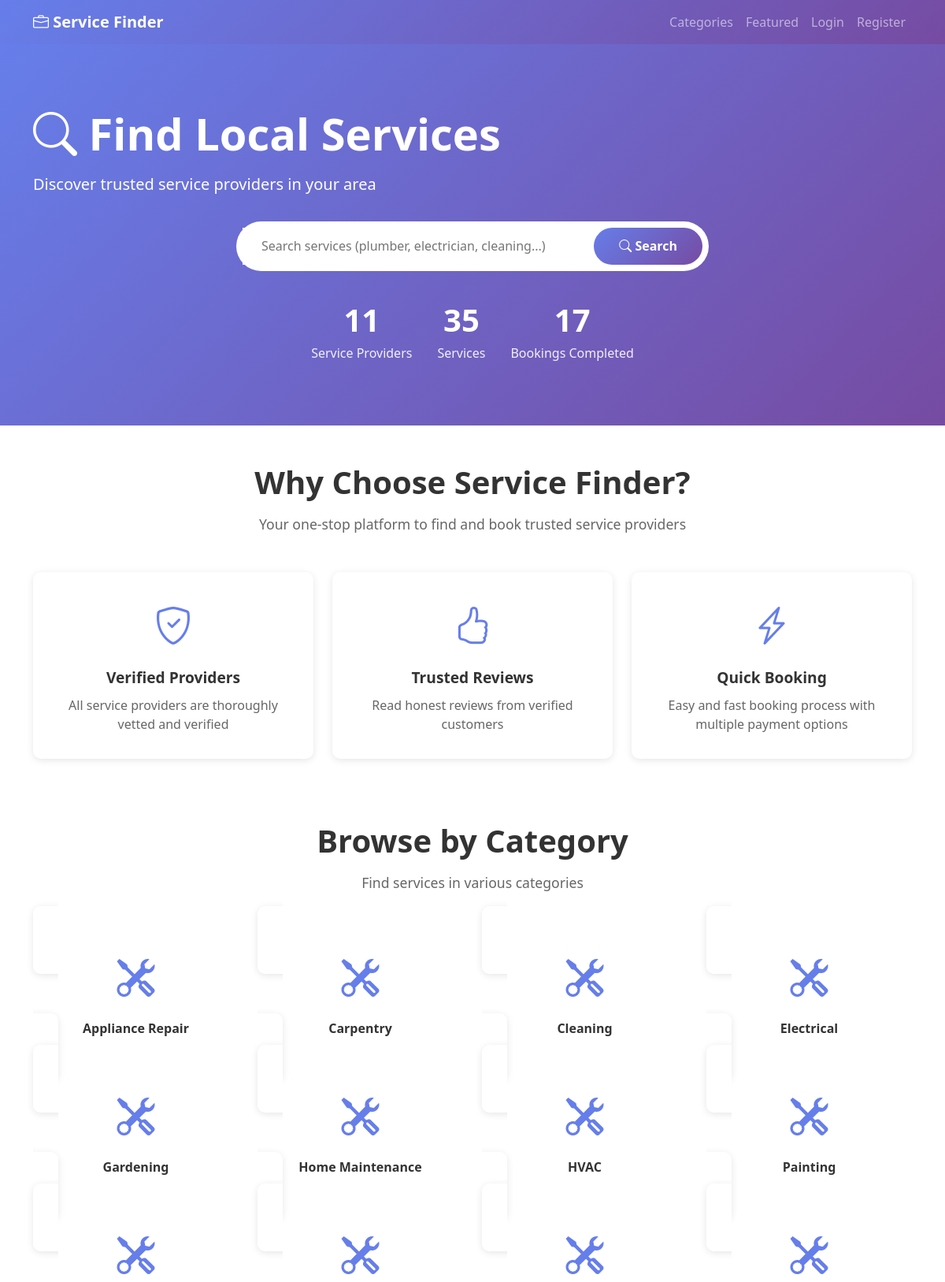
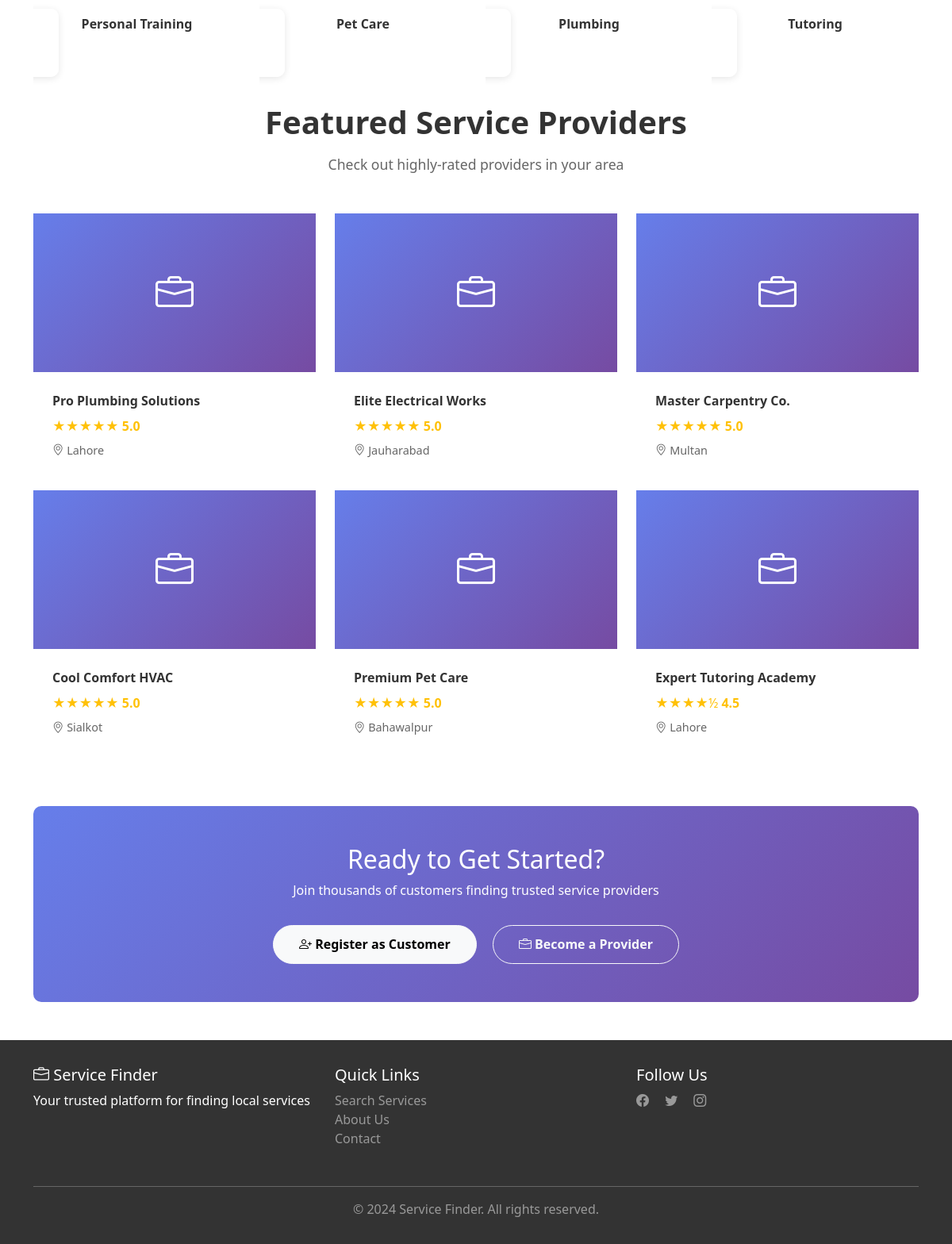
The page / on the database its author committed (2 pictures, top to bottom).
### tables this page shows
CREATE TABLE service_categories (
    category_id INT PRIMARY KEY AUTO_INCREMENT,
    category_name VARCHAR(100) UNIQUE NOT NULL,
    description TEXT,
    icon VARCHAR(50),
    created_at TIMESTAMP DEFAULT CURRENT_TIMESTAMP
);

CREATE TABLE service_providers (
    provider_id INT PRIMARY KEY AUTO_INCREMENT,
    user_id INT NOT NULL UNIQUE,
    business_name VARCHAR(150) NOT NULL,
    business_description TEXT,
    category_id INT NOT NULL,
    business_phone VARCHAR(15),
    business_email VARCHAR(100),
    website VARCHAR(255),
    business_address TEXT,
    business_city VARCHAR(100),
    business_state VARCHAR(100),
    business_zip VARCHAR(10),
    latitude DECIMAL(10, 8),
    longitude DECIMAL(11, 8),
    years_of_experience INT,
    average_rating DECIMAL(3, 2) DEFAULT 0.00,
    total_reviews INT DEFAULT 0,
    total_jobs_completed INT DEFAULT 0,
    is_verified BOOLEAN DEFAULT FALSE,
    is_active BOOLEAN DEFAULT TRUE,
    profile_image VARCHAR(255),
    cover_image VARCHAR(255),
    created_at TIMESTAMP DEFAULT CURRENT_TIMESTAMP,
    updated_at TIMESTAMP DEFAULT CURRENT_TIMESTAMP ON UPDATE CURRENT_TIMESTAMP,
    FOREIGN KEY (user_id) REFERENCES users(user_id) ON DELETE CASCADE,
    FOREIGN KEY (category_id) REFERENCES service_categories(category_id),
    INDEX idx_category (category_id),
    INDEX idx_city (business_city),
    INDEX idx_rating (average_rating)
);

CREATE TABLE users (
    user_id INT PRIMARY KEY AUTO_INCREMENT,
    username VARCHAR(100) UNIQUE NOT NULL,
    email VARCHAR(100) UNIQUE NOT NULL,
    password VARCHAR(255) NOT NULL,
    first_name VARCHAR(100),
    last_name VARCHAR(100),
    phone VARCHAR(15),
    address TEXT,
    city VARCHAR(100),
    state VARCHAR(100),
    zip_code VARCHAR(10),
    profile_image VARCHAR(255),
    user_type ENUM('customer', 'service_provider') DEFAULT 'customer',
    is_verified BOOLEAN DEFAULT FALSE,
    created_at TIMESTAMP DEFAULT CURRENT_TIMESTAMP,
    updated_at TIMESTAMP DEFAULT CURRENT_TIMESTAMP ON UPDATE CURRENT_TIMESTAMP
);

### database_connection.php (called while the page is built, shortened)
<?php
function executeQuery($conn, $query, $types = '', $params = []) {
    $stmt = $conn->prepare($query);
    if (!$stmt->execute()) {
        return ['success' => false, 'error' => $stmt->error];
    }
    return ['success' => true, 'stmt' => $stmt];
}
function getSingleResult($conn, $query, $types = '', $params = []) {
    $result = executeQuery($conn, $query, $types, $params);
    $stmt = $result['stmt'];
    $result = $stmt->get_result();
    $row = $result->fetch_assoc();
    return $row;
}
function getMultipleResults($conn, $query, $types = '', $params = []) {
    $result = executeQuery($conn, $query, $types, $params);
    $stmt = $result['stmt'];
    $result = $stmt->get_result();
    $rows = [];
    while ($row = $result->fetch_assoc()) {
        $rows[] = $row;
    }
    return $rows;
}
function isLoggedIn() {
    return isset($_SESSION['user_id']) && isset($_SESSION['username']);
}

### helpers.php (called while the page is built, shortened)
<?php
function truncateText($text, $length = 100, $suffix = '...') {
    if (strlen($text) <= $length) {
        return $text;
    }
    return substr($text, 0, $length - strlen($suffix)) . $suffix;
}
function getStarRating($rating) {
    $full_stars = floor($rating);
    $half_star = ($rating - $full_stars) >= 0.5 ? 1 : 0;
    $empty_stars = 5 - $full_stars - $half_star;
    $html = '';
    for ($i = 0; $i < $full_stars; $i++) {
        $html .= '★';
    }
    if ($half_star) {
        $html .= '½';
    }
    for ($i = 0; $i < $empty_stars; $i++) {
        $html .= '☆';
    }
    return $html;
}
?>

### index.php (the view, shortened to what this page needs)
<?php
include 'database_connection.php';
include 'helpers.php';
$statsQuery = "SELECT
              COUNT(DISTINCT p.provider_id) as providers,
              COUNT(DISTINCT s.service_id) as services,
              COUNT(DISTINCT b.booking_id) as bookings
              FROM service_providers p
              LEFT JOIN services s ON p.provider_id = s.provider_id
              LEFT JOIN bookings b ON p.provider_id = b.provider_id";
$siteStats = getSingleResult($conn, $statsQuery, '', []);
$featuredQuery = "SELECT sp.*, u.city, u.state,
                 COUNT(r.review_id) as review_count,
                 AVG(r.rating) as avg_rating
                 FROM service_providers sp
                 JOIN users u ON sp.user_id = u.user_id
                 LEFT JOIN reviews r ON sp.provider_id = r.provider_id
                 WHERE sp.is_active = 1 AND sp.is_verified = 1
                 GROUP BY sp.provider_id
                 ORDER BY avg_rating DESC, review_count DESC
                 LIMIT 6";
$featured = getMultipleResults($conn, $featuredQuery, '', []);
$categories = getMultipleResults($conn, "SELECT * FROM service_categories ORDER BY category_name LIMIT 12");
?>
<!DOCTYPE html>
<html lang="en">
<head>
    <link href="https://cdn.jsdelivr.net/npm/bootstrap@5.3.0/dist/css/bootstrap.min.css" rel="stylesheet">
    <link rel="stylesheet" href="https://cdn.jsdelivr.net/npm/bootstrap-icons@1.11.0/font/bootstrap-icons.css">
</head>
<body>
    <nav class="navbar navbar-expand-lg navbar-dark" style="background: linear-gradient(135deg, #667eea 0%, #764ba2 100%);">
        <div class="container">
            <a class="navbar-brand fw-bold" href="index.php">
                <i class="bi bi-briefcase"></i> Service Finder
            </a>
            <div class="collapse navbar-collapse" id="navbarNav">
                <ul class="navbar-nav ms-auto">
                    <li class="nav-item">
                        <a class="nav-link" href="#categories">Categories</a>
                    </li>
                    <li class="nav-item">
                        <a class="nav-link" href="#featured">Featured</a>
                    </li>
                    <?php if (isLoggedIn()): ?>
                        <li class="nav-item">
                            <a class="nav-link" href="dashboard.php">Dashboard</a>
                        </li>
                        <li class="nav-item">
                            <a class="nav-link" href="logout.php">Logout</a>
                        </li>
                    <?php else: ?>
                        <li class="nav-item">
                            <a class="nav-link" href="login.php">Login</a>
                        </li>
                        <li class="nav-item">
                            <a class="nav-link" href="user_registeration.php">Register</a>
                        </li>
                    <?php endif; ?>
                </ul>
            </div>
        </div>
    </nav>
    <div class="hero">
        <div class="container">
            <h1><i class="bi bi-search"></i> Find Local Services</h1>
            <p>Discover trusted service providers in your area</p>
            <form action="search.php" method="GET" class="search-box">
                <input type="text" name="keyword" placeholder="Search services (plumber, electrician, cleaning...)" required>
                <button type="submit"><i class="bi bi-search"></i> Search</button>
            </form>
            <div class="stats">
                <div class="stat">
                    <div class="stat-number"><?php echo $siteStats['providers'] ?? 0; ?></div>
                    <div class="stat-label">Service Providers</div>
                </div>
                <div class="stat">
                    <div class="stat-number"><?php echo $siteStats['services'] ?? 0; ?></div>
                    <div class="stat-label">Services</div>
                </div>
                <div class="stat">
                    <div class="stat-number"><?php echo $siteStats['bookings'] ?? 0; ?></div>
                    <div class="stat-label">Bookings Completed</div>
                </div>
            </div>
        </div>
    </div>
    <div class="container">
        <div class="section-header">
            <h2>Why Choose Service Finder?</h2>
            <p>Your one-stop platform to find and book trusted service providers</p>
        </div>
        <div class="row mb-5">
            <div class="col-md-4">
                <div class="feature-box">
                    <div class="feature-icon"><i class="bi bi-shield-check"></i></div>
                    <div class="feature-title">Verified Providers</div>
                    <div class="feature-description">All service providers are thoroughly vetted and verified</div>
                </div>
            </div>
            <div class="col-md-4">
                <div class="feature-box">
                    <div class="feature-icon"><i class="bi bi-hand-thumbs-up"></i></div>
                    <div class="feature-title">Trusted Reviews</div>
                    <div class="feature-description">Read honest reviews from verified customers</div>
                </div>
            </div>
            <div class="col-md-4">
                <div class="feature-box">
                    <div class="feature-icon"><i class="bi bi-lightning-charge"></i></div>
                    <div class="feature-title">Quick Booking</div>
                    <div class="feature-description">Easy and fast booking process with multiple payment options</div>
                </div>
            </div>
        </div>
        <div class="section-header" id="categories">
            <h2>Browse by Category</h2>
            <p>Find services in various categories</p>
        </div>
        <div class="row mb-5">
            <?php foreach ($categories as $cat): ?>
                <div class="col-md-4 col-lg-3 mb-3">
                    <a href="search.php?category=<?php echo $cat['category_id']; ?>" class="category-card">
                        <div class="category-icon">
                            <i class="bi bi-tools"></i>
                        </div>
                        <div class="category-name"><?php echo htmlspecialchars($cat['category_name']); ?></div>
                    </a>
                </div>
            <?php endforeach; ?>
        </div>
        <div class="section-header" id="featured">
            <h2>Featured Service Providers</h2>
            <p>Check out highly-rated providers in your area</p>
        </div>
        <div class="row mb-5">
            <?php foreach ($featured as $provider): ?>
                <div class="col-md-6 col-lg-4 mb-3">
                    <a href="provider-profile.php?id=<?php echo $provider['provider_id']; ?>" class="provider-card">
                        <div class="provider-image">
                            <i class="bi bi-briefcase"></i>
                        </div>
                        <div class="provider-content">
                            <div class="provider-name"><?php echo htmlspecialchars(truncateText($provider['business_name'], 25)); ?></div>
                            <div class="provider-rating">
                                <?php echo getStarRating($provider['avg_rating'] ?? 0); ?>
                                <strong><?php echo number_format($provider['avg_rating'] ?? 0, 1); ?></strong>
                            </div>
                            <div class="provider-location">
                                <i class="bi bi-geo-alt"></i> <?php echo htmlspecialchars($provider['city']); ?>
                            </div>
                        </div>
                    </a>
                </div>
            <?php endforeach; ?>
        </div>
        <div class="cta-section">
            <h2>Ready to Get Started?</h2>
            <p>Join thousands of customers finding trusted service providers</p>
            <?php if (!isLoggedIn()): ?>
                <div style="margin-top: 2rem;">
                    <a href="user_registeration.php?type=customer" class="btn btn-light" style="padding: 0.7rem 2rem; border-radius: 50px; font-weight: 600; margin-right: 1rem;">
                        <i class="bi bi-person-plus"></i> Register as Customer
                    </a>
                    <a href="user_registeration.php?type=provider" class="btn btn-outline-light" style="padding: 0.7rem 2rem; border-radius: 50px; font-weight: 600;">
                        <i class="bi bi-briefcase"></i> Become a Provider
                    </a>
                </div>
            <?php endif; ?>
        </div>
    </div>
    <footer>
        <div class="container">
            <div class="row">
                <div class="col-md-4 mb-3">
                    <h5><i class="bi bi-briefcase"></i> Service Finder</h5>
                    <p>Your trusted platform for finding local services</p>
                </div>
                <div class="col-md-4 mb-3">
                    <h5>Quick Links</h5>
                    <ul class="list-unstyled">
                        <li><a href="search.php" class="text-white-50" style="text-decoration: none;">Search Services</a></li>
                        <li><a href="#" class="text-white-50" style="text-decoration: none;">About Us</a></li>
                        <li><a href="#" class="text-white-50" style="text-decoration: none;">Contact</a></li>
                    </ul>
                </div>
                <div class="col-md-4 mb-3">
                    <h5>Follow Us</h5>
                    <div>
                        <a href="#" class="text-white-50" style="text-decoration: none; margin-right: 1rem;"><i class="bi bi-facebook"></i></a>
                        <a href="#" class="text-white-50" style="text-decoration: none; margin-right: 1rem;"><i class="bi bi-twitter"></i></a>
                        <a href="#" class="text-white-50" style="text-decoration: none;"><i class="bi bi-instagram"></i></a>
                    </div>
                </div>
            </div>
            <hr style="background-color: #555;">
            <p class="text-center text-white-50 mb-0">&copy; 2024 Service Finder. All rights reserved.</p>
        </div>
    </footer>
</body>
</html>

### index.php (style rules this page uses)
.hero { background: linear-gradient(135deg, #667eea 0%, #764ba2 100%); color: white; padding: 5rem 0; margin-bottom: 3rem; }
.hero h1 { font-size: 3.5rem; font-weight: bold; margin-bottom: 1rem; }
.hero p { font-size: 1.25rem; margin-bottom: 2rem; }
.search-box { background: white; border-radius: 50px; padding: 0.5rem; display: flex; gap: 0.5rem; max-width: 600px; margin: 0 auto 2rem; }
.search-box input { border: none; padding: 0.7rem 1.5rem; flex: 1; outline: none; }
.search-box button { background: linear-gradient(135deg, #667eea 0%, #764ba2 100%); border: none; color: white; padding: 0.7rem 2rem; border-radius: 50px; cursor: pointer; font-weight: 600; }
.stats { display: flex; gap: 2rem; justify-content: center; margin-top: 2rem; flex-wrap: wrap; }
.stat { text-align: center; }
.stat-number { font-size: 2.5rem; font-weight: bold; }
.stat-label { opacity: 0.9; }
.category-card { background: white; border-radius: 10px; padding: 2rem; text-align: center; box-shadow: 0 2px 10px rgba(0,0,0,0.1); transition: transform 0.3s, box-shadow 0.3s; cursor: pointer; text-decoration: none; color: inherit; }
.category-icon { font-size: 3rem; color: #667eea; margin-bottom: 1rem; }
.category-name { font-weight: 600; color: #333; }
.provider-card { background: white; border-radius: 10px; overflow: hidden; box-shadow: 0 2px 10px rgba(0,0,0,0.1); transition: transform 0.3s, box-shadow 0.3s; text-decoration: none; color: inherit; }
.provider-image { width: 100%; height: 200px; background: linear-gradient(135deg, #667eea 0%, #764ba2 100%); display: flex; align-items: center; justify-content: center; font-size: 3rem; color: white; }
.provider-content { padding: 1.5rem; }
.provider-name { font-weight: bold; color: #333; margin-bottom: 0.5rem; }
.provider-rating { color: #ffc107; margin-bottom: 0.5rem; }
.provider-location { color: #666; font-size: 0.9rem; }
.section-header { text-align: center; margin-bottom: 3rem; }
.section-header h2 { font-size: 2.5rem; font-weight: bold; margin-bottom: 1rem; color: #333; }
.section-header p { font-size: 1.1rem; color: #666; }
.feature-box { background: white; border-radius: 10px; padding: 2rem; text-align: center; box-shadow: 0 2px 10px rgba(0,0,0,0.1); margin-bottom: 2rem; }
.feature-icon { font-size: 3rem; color: #667eea; margin-bottom: 1rem; }
.feature-title { font-weight: bold; font-size: 1.2rem; margin-bottom: 0.5rem; color: #333; }
.feature-description { color: #666; }
.cta-section { background: linear-gradient(135deg, #667eea 0%, #764ba2 100%); color: white; padding: 3rem 0; border-radius: 10px; text-align: center; margin: 3rem 0; }
footer { background: #333; color: white; padding: 2rem 0; margin-top: 3rem; }

### rows shown on the page
service_categories: category_name "Appliance Repair"
service_categories: category_name "Carpentry"
service_categories: category_name "Cleaning"
service_categories: category_name "Electrical"
service_categories: category_name "Gardening"
service_categories: category_name "Home Maintenance"
service_categories: category_name "HVAC"
service_categories: category_name "Painting"
service_categories: category_name "Personal Training"
service_categories: category_name "Pet Care"
service_categories: category_name "Plumbing"
service_categories: category_name "Tutoring"
service_providers: business_name "Pro Plumbing Solutions", avg_rating "★★★★★", avg_rating "5.0", user.city "Lahore"
service_providers: business_name "Elite Electrical Works", avg_rating "★★★★★", avg_rating "5.0", user.city "Jauharabad"
service_providers: business_name "Master Carpentry Co.", avg_rating "★★★★★", avg_rating "5.0", user.city "Multan"
service_providers: business_name "Cool Comfort HVAC", avg_rating "★★★★★", avg_rating "5.0", user.city "Sialkot"
service_providers: business_name "Premium Pet Care", avg_rating "★★★★★", avg_rating "5.0", user.city "Bahawalpur"
service_providers: business_name "Expert Tutoring Academy", avg_rating "★★★★½", avg_rating "4.5", user.city "Lahore"

### other values the page prints
$siteStats['providers'] "11"
$siteStats['services'] "35"
$siteStats['bookings'] "17"
